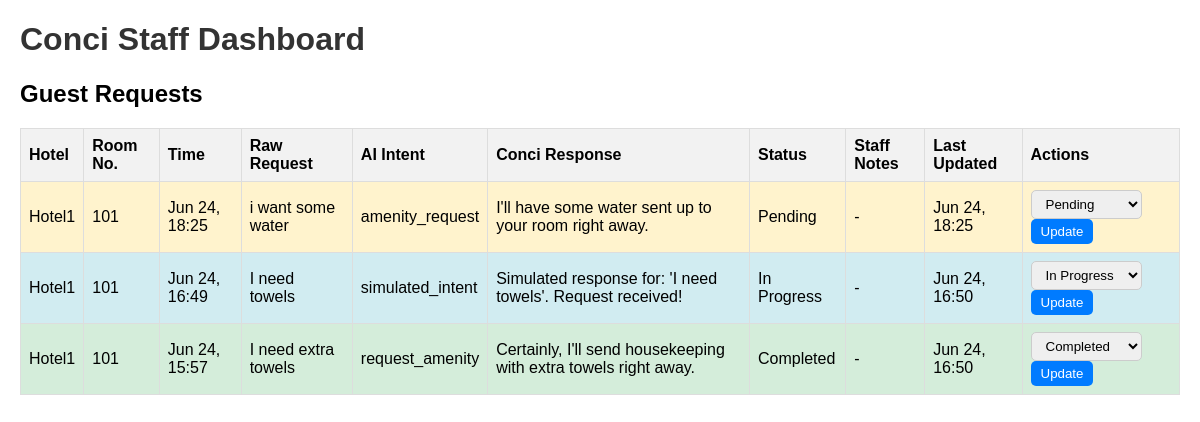
Before: /dashboard/ with the older database file.
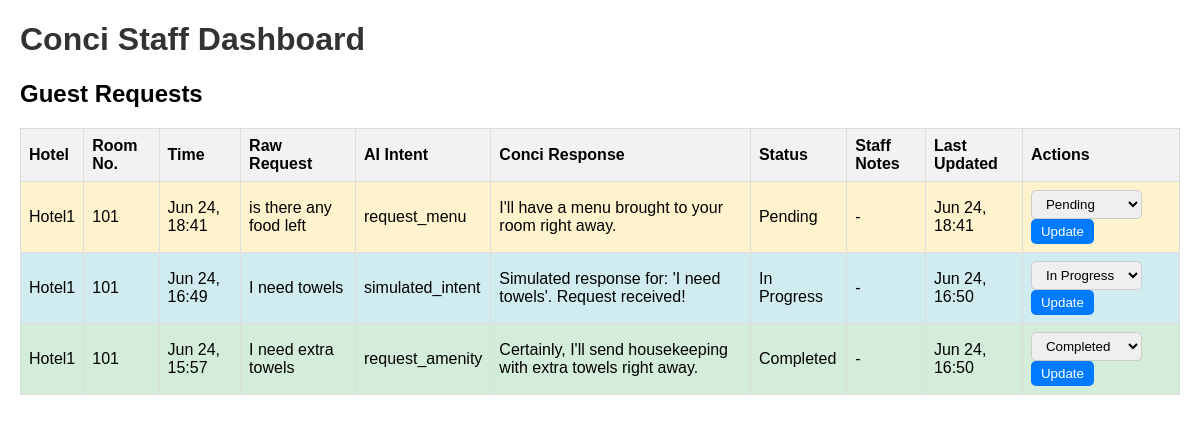
After: the same page with the newer database file.
### main/models.py (models this page shows, shortened)
class GuestRequest(models.Model):
    hotel = models.ForeignKey(
        Hotel,
        on_delete=models.CASCADE,
        related_name="guest_requests",
        help_text="The hotel where this request originated.",
    )
    room_number = models.CharField(
        max_length=20, help_text="The room number where the request was made."
    )
    timestamp = models.DateTimeField(
        default=timezone.now, help_text="Date and time when the request was made."
    )
    raw_text = models.TextField(
        help_text="The raw transcribed text of the guest's request."
    )
    ai_intent = models.CharField(
        max_length=100, help_text="The intent recognized by the AI."
    )
    ai_entities = models.JSONField(
        default=dict,
        blank=True,  # <--- IMPORTANT: This line was added for the admin form validation
        help_text="JSON representation of entities extracted by the AI (e.g., {'amenity': 'towel', 'quantity': 1}).",
    )
    conci_response_text = models.TextField(
        help_text="The text response Conci gave to the guest."
    )
    STATUS_CHOICES = [
        ("pending", "Pending"),
        ("in_progress", "In Progress"),
        ("completed", "Completed"),
        ("cancelled", "Cancelled"),
    ]
    status = models.CharField(
        max_length=20,
        choices=STATUS_CHOICES,
        default="pending",
        help_text="Current status of the guest request.",
    )
    staff_notes = models.TextField(
        blank=True, help_text="Notes added by hotel staff regarding the request."
    )
    last_updated_by_staff = models.DateTimeField(
        auto_now=True, help_text="Timestamp of the last status update by staff."
    )
    class Meta:
        verbose_name = "Guest Request"
        verbose_name_plural = "Guest Requests"
        ordering = ["-timestamp"]  # Order requests by most recent first

class Hotel(models.Model):
    name = models.CharField(max_length=255, unique=True, help_text="Name of the hotel.")
    api_key = models.CharField(
        max_length=255,
        blank=True,
        null=True,
        help_text="API key for AI services specific to this hotel (optional).",
    )
    created_at = models.DateTimeField(auto_now_add=True)
    updated_at = models.DateTimeField(auto_now=True)
    class Meta:
        verbose_name = "Hotel"
        verbose_name_plural = "Hotels"

### main/views.py (the view)
# urls.py: path("dashboard/", views.staff_dashboard, name="staff_dashboard"),
def staff_dashboard(request):
    requests = GuestRequest.objects.all().order_by("-timestamp")
    context = {
        "requests": requests,
        "page_title": "Conci Staff Dashboard",
    }
    return render(request, "main/staff_dashboard.html", context)

### main/templates/main/staff_dashboard.html (shortened to what this page needs)
<!DOCTYPE html>
<html lang="en">
<head>
</head>
<body>
    <h1>{{ page_title }}</h1>
    <h2>Guest Requests</h2>
    {% if requests %}
    <table>
        <thead>
            <tr>
                <th>Hotel</th>
                <th>Room No.</th>
                <th>Time</th>
                <th>Raw Request</th>
                <th>AI Intent</th>
                <th>Conci Response</th>
                <th>Status</th>
                <th>Staff Notes</th>
                <th>Last Updated</th>
                <th>Actions</th>
            </tr>
        </thead>
        <tbody>
            {% for req in requests %}
            <tr class="status-{{ req.status }}">
                <td>{{ req.hotel.name }}</td>
                <td>{{ req.room_number }}</td>
                <td>{{ req.timestamp|date:"M d, H:i" }}</td>
                <td>{{ req.raw_text }}</td>
                <td>{{ req.ai_intent }}</td>
                <td>{{ req.conci_response_text }}</td>
                <td>{{ req.get_status_display }}</td>
                <td>{{ req.staff_notes|default:"-" }}</td>
                <td>{{ req.last_updated_by_staff|date:"M d, H:i" }}</td>
                <td>
                    <form method="post" action="{% url 'main:update_request_status' request_id=req.id %}">
                        <select name="new_status">
                            {% for choice_value, choice_label in req.STATUS_CHOICES %}
                                <option value="{{ choice_value }}" {% if choice_value == req.status %}selected{% endif %}>
                                    {{ choice_label }}
                                </option>
                            {% endfor %}
                        </select>
                        <button type="submit">Update</button>
                    </form>
                </td>
            </tr>
            {% endfor %}
        </tbody>
    </table>
    {% else %}
    <p>No guest requests yet.</p>
    {% endif %}
</body>
</html>

Changed rows visible on the page:
removed GuestRequest: hotel.name "Hotel1", room_number "101", timestamp "Jun 24, 18:25", raw_text "i want some water", ai_intent "amenity_request", conci_response_text "I'll have some water sent up to your room right away.", status "Pending", staff_notes "-", last_updated_by_staff "Jun 24, 18:25", new_status "Pending"
added GuestRequest: hotel.name "Hotel1", room_number "101", timestamp "Jun 24, 18:41", raw_text "is there any food left", ai_intent "request_menu", conci_response_text "I'll have a menu brought to your room right away.", status "Pending", staff_notes "-", last_updated_by_staff "Jun 24, 18:41", new_status "Pending"
